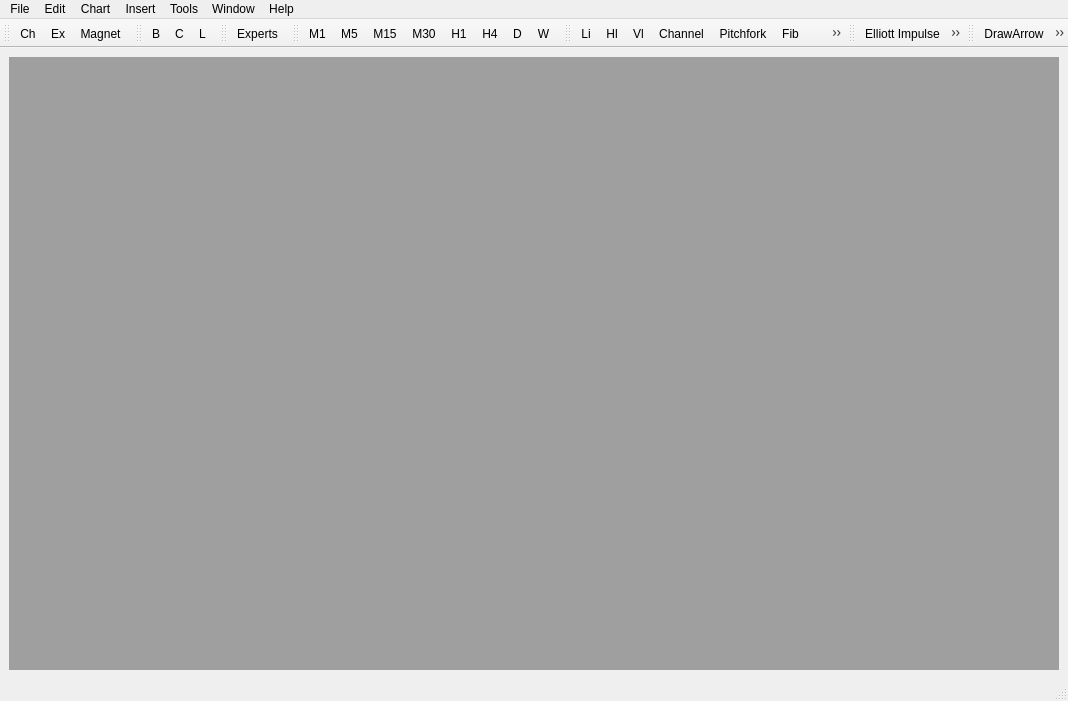
<?xml version="1.0" encoding="UTF-8"?>
<ui version="4.0">
 <class>MainWindow</class>
 <widget class="QMainWindow" name="MainWindow">
  <property name="geometry">
   <rect>
    <x>0</x>
    <y>0</y>
    <width>1068</width>
    <height>701</height>
   </rect>
  </property>
  <property name="windowTitle">
   <string>MainWindow</string>
  </property>
  <widget class="QWidget" name="centralwidget">
   <layout class="QGridLayout" name="gridLayout">
    <item row="0" column="0">
     <widget class="QMdiArea" name="mdiArea"/>
    </item>
   </layout>
  </widget>
  <widget class="QMenuBar" name="menubar">
   <property name="geometry">
    <rect>
     <x>0</x>
     <y>0</y>
     <width>1068</width>
     <height>23</height>
    </rect>
   </property>
   <widget class="QMenu" name="menuFile">
    <property name="title">
     <string>File</string>
    </property>
    <addaction name="actionNew"/>
    <addaction name="actionOpen"/>
    <addaction name="actionSave_As"/>
    <addaction name="actionOffline"/>
    <addaction name="separator"/>
    <addaction name="actionLogin"/>
   </widget>
   <widget class="QMenu" name="menuWindow">
    <property name="title">
     <string>Window</string>
    </property>
    <addaction name="actionTile"/>
    <addaction name="actionCascade"/>
    <addaction name="actionStatus_Bar"/>
    <addaction name="actionTabbed_View"/>
   </widget>
   <widget class="QMenu" name="menuChart">
    <property name="title">
     <string>Chart</string>
    </property>
    <widget class="QMenu" name="menuSet_Profile">
     <property name="title">
      <string>Set Profile</string>
     </property>
    </widget>
    <widget class="QMenu" name="menuAdd_Profile">
     <property name="title">
      <string>Add Profile</string>
     </property>
    </widget>
    <widget class="QMenu" name="menuRemove_Profile">
     <property name="title">
      <string>Remove Profile</string>
     </property>
    </widget>
    <widget class="QMenu" name="menuAdd_Restore_Chart_to_Profile">
     <property name="title">
      <string>Add/Restore Chart to Profile</string>
     </property>
    </widget>
    <addaction name="actionPrice_Line"/>
    <addaction name="actionSymbol"/>
    <addaction name="actionDescription"/>
    <addaction name="actionTimeframe"/>
    <addaction name="actionGrid"/>
    <addaction name="actionRefresh"/>
    <addaction name="separator"/>
    <addaction name="actionChartProperties"/>
    <addaction name="separator"/>
    <addaction name="menuSet_Profile"/>
    <addaction name="menuAdd_Profile"/>
    <addaction name="menuAdd_Restore_Chart_to_Profile"/>
    <addaction name="menuRemove_Profile"/>
    <addaction name="separator"/>
    <addaction name="actionEmpty_Profile_Bin"/>
    <addaction name="separator"/>
   </widget>
   <widget class="QMenu" name="menuInsert">
    <property name="title">
     <string>Insert</string>
    </property>
    <widget class="QMenu" name="menuIndicators">
     <property name="title">
      <string>Indicators</string>
     </property>
     <addaction name="actionAverage_True_Range"/>
     <addaction name="actionBollinger_Bands"/>
     <addaction name="actionMACD"/>
     <addaction name="actionMoving_Average"/>
     <addaction name="actionRelative_Strength_Index"/>
     <addaction name="actionStochastic"/>
    </widget>
    <addaction name="menuIndicators"/>
   </widget>
   <widget class="QMenu" name="menuTools">
    <property name="title">
     <string>Tools</string>
    </property>
    <addaction name="actionUser_Apps"/>
    <addaction name="actionHistory"/>
    <addaction name="actionBacktest"/>
    <addaction name="actionSettings"/>
   </widget>
   <widget class="QMenu" name="menuEdit">
    <property name="title">
     <string>Edit</string>
    </property>
    <addaction name="actionCopy"/>
    <addaction name="actionCopy_Line"/>
    <addaction name="actionSelect_All"/>
    <addaction name="actionDeselect"/>
    <addaction name="actionDelete"/>
    <addaction name="actionUndo_Delete"/>
   </widget>
   <widget class="QMenu" name="menuHelp">
    <property name="title">
     <string>Help</string>
    </property>
    <addaction name="actionAbout"/>
    <addaction name="actionLicense"/>
   </widget>
   <addaction name="menuFile"/>
   <addaction name="menuEdit"/>
   <addaction name="menuChart"/>
   <addaction name="menuInsert"/>
   <addaction name="menuTools"/>
   <addaction name="menuWindow"/>
   <addaction name="menuHelp"/>
  </widget>
  <widget class="QStatusBar" name="statusbar"/>
  <widget class="QToolBar" name="toolBarForAccessories">
   <property name="windowTitle">
    <string>Accessories</string>
   </property>
   <attribute name="toolBarArea">
    <enum>TopToolBarArea</enum>
   </attribute>
   <attribute name="toolBarBreak">
    <bool>false</bool>
   </attribute>
   <addaction name="actionCrossHair"/>
   <addaction name="actionExport"/>
   <addaction name="actionMagnet"/>
  </widget>
  <widget class="QToolBar" name="toolBarForCharTypes">
   <property name="windowTitle">
    <string>Chart Types</string>
   </property>
   <attribute name="toolBarArea">
    <enum>TopToolBarArea</enum>
   </attribute>
   <attribute name="toolBarBreak">
    <bool>false</bool>
   </attribute>
   <addaction name="actionBarChart"/>
   <addaction name="actionCandleChart"/>
   <addaction name="actionLineChart"/>
  </widget>
  <widget class="QToolBar" name="tooBarForExperts">
   <property name="windowTitle">
    <string>Experts</string>
   </property>
   <attribute name="toolBarArea">
    <enum>TopToolBarArea</enum>
   </attribute>
   <attribute name="toolBarBreak">
    <bool>false</bool>
   </attribute>
   <addaction name="actionExperts"/>
  </widget>
  <widget class="QToolBar" name="toolBarForTimeframes">
   <property name="windowTitle">
    <string>Timeframes</string>
   </property>
   <attribute name="toolBarArea">
    <enum>TopToolBarArea</enum>
   </attribute>
   <attribute name="toolBarBreak">
    <bool>false</bool>
   </attribute>
   <addaction name="actionM1"/>
   <addaction name="actionM5"/>
   <addaction name="actionM15"/>
   <addaction name="actionM30"/>
   <addaction name="actionH1"/>
   <addaction name="actionH4"/>
   <addaction name="actionD1"/>
   <addaction name="actionW1"/>
  </widget>
  <widget class="QToolBar" name="toolBarForDrawings">
   <property name="windowTitle">
    <string>Drawings</string>
   </property>
   <attribute name="toolBarArea">
    <enum>TopToolBarArea</enum>
   </attribute>
   <attribute name="toolBarBreak">
    <bool>false</bool>
   </attribute>
   <addaction name="actionDrawTrendLine"/>
   <addaction name="actionDrawHorLine"/>
   <addaction name="actionDrawVerLine"/>
   <addaction name="actionDrawChannel"/>
   <addaction name="actionDrawPitchfork"/>
   <addaction name="actionDrawFibo"/>
   <addaction name="actionDrawFiboExt"/>
   <addaction name="actionDrawEllipse"/>
   <addaction name="actionDrawRectangle"/>
   <addaction name="actionDraw_Text"/>
   <addaction name="actionDraw_Label"/>
  </widget>
  <widget class="QToolBar" name="toolBarforElliott">
   <property name="windowTitle">
    <string>Elliott</string>
   </property>
   <attribute name="toolBarArea">
    <enum>TopToolBarArea</enum>
   </attribute>
   <attribute name="toolBarBreak">
    <bool>false</bool>
   </attribute>
   <addaction name="actionElliott_Impulse"/>
   <addaction name="actionElliott_Correction"/>
   <addaction name="actionElliott_Extended_Correction"/>
  </widget>
  <widget class="QToolBar" name="toolBarforPolylines">
   <property name="windowTitle">
    <string>Polylines</string>
   </property>
   <attribute name="toolBarArea">
    <enum>TopToolBarArea</enum>
   </attribute>
   <attribute name="toolBarBreak">
    <bool>false</bool>
   </attribute>
   <addaction name="actionDrawArrow"/>
   <addaction name="actionDrawPolyline"/>
   <addaction name="actionDrawPolyArrow"/>
   <addaction name="actionDrawRuler"/>
  </widget>
  <action name="actionMN">
   <property name="text">
    <string>MN</string>
   </property>
   <property name="toolTip">
    <string>Monthly timeframe</string>
   </property>
  </action>
  <action name="actionW1">
   <property name="text">
    <string>W</string>
   </property>
   <property name="toolTip">
    <string>Weekly timeframe</string>
   </property>
  </action>
  <action name="actionD1">
   <property name="text">
    <string>D</string>
   </property>
   <property name="toolTip">
    <string>Daily timeframe</string>
   </property>
  </action>
  <action name="actionH4">
   <property name="checkable">
    <bool>false</bool>
   </property>
   <property name="checked">
    <bool>false</bool>
   </property>
   <property name="text">
    <string>H4</string>
   </property>
   <property name="toolTip">
    <string>4-hour timeframe</string>
   </property>
  </action>
  <action name="actionH1">
   <property name="text">
    <string>H1</string>
   </property>
   <property name="toolTip">
    <string>Hourly timeframe</string>
   </property>
  </action>
  <action name="actionM30">
   <property name="text">
    <string>M30</string>
   </property>
   <property name="toolTip">
    <string>30-minute timeframe</string>
   </property>
  </action>
  <action name="actionM15">
   <property name="checkable">
    <bool>false</bool>
   </property>
   <property name="text">
    <string>M15</string>
   </property>
   <property name="toolTip">
    <string>15-minute timeframe</string>
   </property>
  </action>
  <action name="actionM5">
   <property name="text">
    <string>M5</string>
   </property>
   <property name="toolTip">
    <string>5-minute timeframe</string>
   </property>
  </action>
  <action name="actionM1">
   <property name="text">
    <string>M1</string>
   </property>
   <property name="toolTip">
    <string>1-minute timeframe</string>
   </property>
  </action>
  <action name="actionNew">
   <property name="text">
    <string>New</string>
   </property>
   <property name="shortcut">
    <string>Ctrl+N</string>
   </property>
  </action>
  <action name="actionTile">
   <property name="text">
    <string>Tile</string>
   </property>
   <property name="shortcut">
    <string>Alt+R</string>
   </property>
  </action>
  <action name="actionCascade">
   <property name="text">
    <string>Cascade</string>
   </property>
  </action>
  <action name="actionCandleChart">
   <property name="icon">
    <iconset>
     <normaloff>Pyqtrader/.system/assets/candles.png</normaloff>Pyqtrader/.system/assets/candles.png</iconset>
   </property>
   <property name="text">
    <string>C</string>
   </property>
   <property name="toolTip">
    <string>Candle chart</string>
   </property>
  </action>
  <action name="actionBarChart">
   <property name="icon">
    <iconset>
     <normaloff>Pyqtrader/.system/assets/bar.png</normaloff>Pyqtrader/.system/assets/bar.png</iconset>
   </property>
   <property name="text">
    <string>B</string>
   </property>
   <property name="toolTip">
    <string>Bar chart</string>
   </property>
  </action>
  <action name="actionLineChart">
   <property name="icon">
    <iconset>
     <normaloff>Pyqtrader/.system/assets/line.png</normaloff>Pyqtrader/.system/assets/line.png</iconset>
   </property>
   <property name="text">
    <string>L</string>
   </property>
   <property name="toolTip">
    <string>Line Chart</string>
   </property>
  </action>
  <action name="actionDrawTrendLine">
   <property name="icon">
    <iconset>
     <normaloff>Pyqtrader/.system/assets/DrawLine.png</normaloff>Pyqtrader/.system/assets/DrawLine.png</iconset>
   </property>
   <property name="text">
    <string>Li</string>
   </property>
   <property name="toolTip">
    <string>Draw Trend Line</string>
   </property>
  </action>
  <action name="actionDrawEllipse">
   <property name="icon">
    <iconset>
     <normaloff>Pyqtrader/.system/assets/ellipse.png</normaloff>Pyqtrader/.system/assets/ellipse.png</iconset>
   </property>
   <property name="text">
    <string>El</string>
   </property>
   <property name="toolTip">
    <string>Draw Ellipse</string>
   </property>
  </action>
  <action name="actionCrossHair">
   <property name="checkable">
    <bool>false</bool>
   </property>
   <property name="icon">
    <iconset>
     <normaloff>Pyqtrader/.system/assets/crosshair.png</normaloff>Pyqtrader/.system/assets/crosshair.png</iconset>
   </property>
   <property name="text">
    <string>Ch</string>
   </property>
   <property name="toolTip">
    <string>CrossHair; Middle-click to toggle</string>
   </property>
   <property name="shortcut">
    <string>Ctrl+F</string>
   </property>
  </action>
  <action name="actionDrawRectangle">
   <property name="icon">
    <iconset>
     <normaloff>Pyqtrader/.system/assets/rectangle.png</normaloff>Pyqtrader/.system/assets/rectangle.png</iconset>
   </property>
   <property name="text">
    <string>Re</string>
   </property>
   <property name="toolTip">
    <string>Draw Rectangle</string>
   </property>
  </action>
  <action name="actionDrawHorLine">
   <property name="icon">
    <iconset>
     <normaloff>Pyqtrader/.system/assets/horizontal_line.png</normaloff>Pyqtrader/.system/assets/horizontal_line.png</iconset>
   </property>
   <property name="text">
    <string>Hl</string>
   </property>
   <property name="toolTip">
    <string>Draw Horizontal Line</string>
   </property>
  </action>
  <action name="actionDrawVerLine">
   <property name="icon">
    <iconset>
     <normaloff>Pyqtrader/.system/assets/vline.png</normaloff>Pyqtrader/.system/assets/vline.png</iconset>
   </property>
   <property name="text">
    <string>Vl</string>
   </property>
   <property name="toolTip">
    <string>Draw Vertical Line</string>
   </property>
  </action>
  <action name="actionExport">
   <property name="icon">
    <iconset>
     <normaloff>Pyqtrader/.system/assets/camera.png</normaloff>Pyqtrader/.system/assets/camera.png</iconset>
   </property>
   <property name="text">
    <string>Ex</string>
   </property>
   <property name="toolTip">
    <string>Export</string>
   </property>
  </action>
  <action name="actionSymbol">
   <property name="text">
    <string>Symbol</string>
   </property>
   <property name="toolTip">
    <string>Change Symbol</string>
   </property>
   <property name="shortcut">
    <string>Space</string>
   </property>
  </action>
  <action name="actionPrice_Line">
   <property name="checkable">
    <bool>false</bool>
   </property>
   <property name="text">
    <string>Price Line</string>
   </property>
  </action>
  <action name="actionDescription">
   <property name="text">
    <string>Description</string>
   </property>
  </action>
  <action name="actionTimeframe">
   <property name="text">
    <string>Timeframe</string>
   </property>
  </action>
  <action name="actionEmpty_Profile_Bin">
   <property name="text">
    <string>Empty Profile Bin</string>
   </property>
  </action>
  <action name="actionMoving_Average">
   <property name="text">
    <string>Moving Average</string>
   </property>
  </action>
  <action name="actionRelative_Strength_Index">
   <property name="text">
    <string>Relative Strength Index</string>
   </property>
  </action>
  <action name="actionStochastic">
   <property name="text">
    <string>Stochastic</string>
   </property>
  </action>
  <action name="actionMACD">
   <property name="text">
    <string>MACD</string>
   </property>
  </action>
  <action name="actionBollinger_Bands">
   <property name="text">
    <string>Bollinger Bands</string>
   </property>
  </action>
  <action name="actionAverage_True_Range">
   <property name="text">
    <string>Average True Range</string>
   </property>
  </action>
  <action name="actionDrawFibo">
   <property name="icon">
    <iconset>
     <normaloff>Pyqtrader/.system/assets/fibo.png</normaloff>Pyqtrader/.system/assets/fibo.png</iconset>
   </property>
   <property name="text">
    <string>Fib</string>
   </property>
   <property name="toolTip">
    <string>Fibonacci</string>
   </property>
  </action>
  <action name="actionDrawFiboExt">
   <property name="icon">
    <iconset>
     <normaloff>Pyqtrader/.system/assets/fibo_ext.png</normaloff>Pyqtrader/.system/assets/fibo_ext.png</iconset>
   </property>
   <property name="text">
    <string>FibE</string>
   </property>
   <property name="toolTip">
    <string>Fibonacci Extension</string>
   </property>
  </action>
  <action name="actionDrawChannel">
   <property name="icon">
    <iconset>
     <normaloff>Pyqtrader/.system/assets/channel.png</normaloff>Pyqtrader/.system/assets/channel.png</iconset>
   </property>
   <property name="text">
    <string>Channel</string>
   </property>
   <property name="toolTip">
    <string>Channel</string>
   </property>
  </action>
  <action name="actionDrawPitchfork">
   <property name="icon">
    <iconset>
     <normaloff>Pyqtrader/.system/assets/pitchfork.png</normaloff>Pyqtrader/.system/assets/pitchfork.png</iconset>
   </property>
   <property name="text">
    <string>Pitchfork</string>
   </property>
   <property name="toolTip">
    <string>Pitchfork</string>
   </property>
  </action>
  <action name="actionElliott_Impulse">
   <property name="icon">
    <iconset>
     <normaloff>Pyqtrader/.system/assets/elliott5.png</normaloff>Pyqtrader/.system/assets/elliott5.png</iconset>
   </property>
   <property name="text">
    <string>Elliott Impulse</string>
   </property>
   <property name="toolTip">
    <string>Elliott Impulse</string>
   </property>
  </action>
  <action name="actionElliott_Correction">
   <property name="icon">
    <iconset>
     <normaloff>Pyqtrader/.system/assets/elliott3.png</normaloff>Pyqtrader/.system/assets/elliott3.png</iconset>
   </property>
   <property name="text">
    <string>Elliott Correction</string>
   </property>
   <property name="toolTip">
    <string>Elliott Correction</string>
   </property>
  </action>
  <action name="actionElliott_Extended_Correction">
   <property name="icon">
    <iconset>
     <normaloff>Pyqtrader/.system/assets/elliott5c.png</normaloff>Pyqtrader/.system/assets/elliott5c.png</iconset>
   </property>
   <property name="text">
    <string>Elliott Extended Correction</string>
   </property>
   <property name="toolTip">
    <string>Elliott Extended Correction</string>
   </property>
  </action>
  <action name="actionDraw_Text">
   <property name="icon">
    <iconset>
     <normaloff>Pyqtrader/.system/assets/text.png</normaloff>Pyqtrader/.system/assets/text.png</iconset>
   </property>
   <property name="text">
    <string>Draw Text</string>
   </property>
   <property name="toolTip">
    <string>Draw Text</string>
   </property>
  </action>
  <action name="actionDraw_Label">
   <property name="icon">
    <iconset>
     <normaloff>Pyqtrader/.system/assets/label.png</normaloff>Pyqtrader/.system/assets/label.png</iconset>
   </property>
   <property name="text">
    <string>Draw Label</string>
   </property>
   <property name="toolTip">
    <string>Draw Label</string>
   </property>
  </action>
  <action name="actionDrawPolyline">
   <property name="icon">
    <iconset>
     <normaloff>Pyqtrader/.system/assets/polyline.png</normaloff>Pyqtrader/.system/assets/polyline.png</iconset>
   </property>
   <property name="text">
    <string>DrawPolyline</string>
   </property>
   <property name="toolTip">
    <string>Draw PolyLine; Right-click to stop</string>
   </property>
  </action>
  <action name="actionDrawArrow">
   <property name="icon">
    <iconset>
     <normaloff>Pyqtrader/.system/assets/arrow.png</normaloff>Pyqtrader/.system/assets/arrow.png</iconset>
   </property>
   <property name="text">
    <string>DrawArrow</string>
   </property>
   <property name="toolTip">
    <string>Draw Arrow</string>
   </property>
  </action>
  <action name="actionDrawPolyArrow">
   <property name="icon">
    <iconset>
     <normaloff>Pyqtrader/.system/assets/polyarrow.png</normaloff>Pyqtrader/.system/assets/polyarrow.png</iconset>
   </property>
   <property name="text">
    <string>DrawPolyArrow</string>
   </property>
   <property name="toolTip">
    <string>Draw PolyArrow; Right-click to stop</string>
   </property>
  </action>
  <action name="actionLogin">
   <property name="text">
    <string>Login</string>
   </property>
  </action>
  <action name="actionHistory">
   <property name="text">
    <string>History</string>
   </property>
  </action>
  <action name="actionMagnet">
   <property name="checkable">
    <bool>true</bool>
   </property>
   <property name="icon">
    <iconset>
     <normaloff>Pyqtrader/.system/assets/magnet.png</normaloff>Pyqtrader/.system/assets/magnet.png</iconset>
   </property>
   <property name="text">
    <string>Magnet</string>
   </property>
   <property name="toolTip">
    <string>Magnet, Alt+M</string>
   </property>
   <property name="shortcut">
    <string>Alt+M</string>
   </property>
  </action>
  <action name="actionOpen">
   <property name="text">
    <string>Open</string>
   </property>
  </action>
  <action name="actionSave_As">
   <property name="text">
    <string>Save As</string>
   </property>
  </action>
  <action name="actionChartProperties">
   <property name="text">
    <string>Properties</string>
   </property>
  </action>
  <action name="actionGrid">
   <property name="text">
    <string>Grid</string>
   </property>
   <property name="shortcut">
    <string>Ctrl+G</string>
   </property>
  </action>
  <action name="actionRefresh">
   <property name="text">
    <string>Refresh</string>
   </property>
  </action>
  <action name="actionUser_Apps">
   <property name="text">
    <string>User Apps</string>
   </property>
  </action>
  <action name="actionExperts">
   <property name="checkable">
    <bool>true</bool>
   </property>
   <property name="icon">
    <iconset>
     <normaloff>Pyqtrader/.system/assets/off-icon.png</normaloff>
     <normalon>Pyqtrader/.system/assets/on-icon.png</normalon>Pyqtrader/.system/assets/off-icon.png</iconset>
   </property>
   <property name="text">
    <string>Experts</string>
   </property>
  </action>
  <action name="actionObjects">
   <property name="text">
    <string>Objects</string>
   </property>
   <property name="shortcut">
    <string>Ctrl+O</string>
   </property>
  </action>
  <action name="actionSettings">
   <property name="text">
    <string>Settings</string>
   </property>
  </action>
  <action name="actionTabbed_View">
   <property name="checkable">
    <bool>true</bool>
   </property>
   <property name="text">
    <string>Tabbed View</string>
   </property>
  </action>
  <action name="actionSelect_All">
   <property name="text">
    <string>Select All</string>
   </property>
   <property name="shortcut">
    <string>Ctrl+A</string>
   </property>
  </action>
  <action name="actionDelete">
   <property name="text">
    <string>Delete</string>
   </property>
   <property name="shortcut">
    <string>Del</string>
   </property>
  </action>
  <action name="actionCopy">
   <property name="text">
    <string>Copy</string>
   </property>
   <property name="shortcut">
    <string>Ctrl+C</string>
   </property>
  </action>
  <action name="actionUndo_Delete">
   <property name="text">
    <string>Undo Delete</string>
   </property>
   <property name="shortcut">
    <string>Ctrl+Z</string>
   </property>
  </action>
  <action name="actionDeselect">
   <property name="text">
    <string>Deselect</string>
   </property>
   <property name="shortcut">
    <string>Esc</string>
   </property>
  </action>
  <action name="actionStatus_Bar">
   <property name="checkable">
    <bool>true</bool>
   </property>
   <property name="checked">
    <bool>true</bool>
   </property>
   <property name="text">
    <string>Status Bar</string>
   </property>
  </action>
  <action name="actionCopy_Line">
   <property name="text">
    <string>Copy Line</string>
   </property>
   <property name="shortcut">
    <string>Ctrl+Alt+C</string>
   </property>
  </action>
  <action name="actionLight_Mode">
   <property name="checkable">
    <bool>true</bool>
   </property>
   <property name="text">
    <string>Light Mode</string>
   </property>
  </action>
  <action name="actionAbout">
   <property name="text">
    <string>About</string>
   </property>
  </action>
  <action name="actionLicense">
   <property name="text">
    <string>License</string>
   </property>
  </action>
  <action name="actionOffline">
   <property name="checkable">
    <bool>true</bool>
   </property>
   <property name="text">
    <string>Offline</string>
   </property>
  </action>
  <action name="actionDrawRuler">
   <property name="icon">
    <iconset>
     <normaloff>Pyqtrader/.system/assets/ruler.png</normaloff>Pyqtrader/.system/assets/ruler.png</iconset>
   </property>
   <property name="text">
    <string>DrawRuler</string>
   </property>
   <property name="toolTip">
    <string>Draw Ruler</string>
   </property>
  </action>
  <action name="actionBacktest">
   <property name="text">
    <string>Backtest..</string>
   </property>
  </action>
 </widget>
 <resources/>
 <connections/>
</ui>
